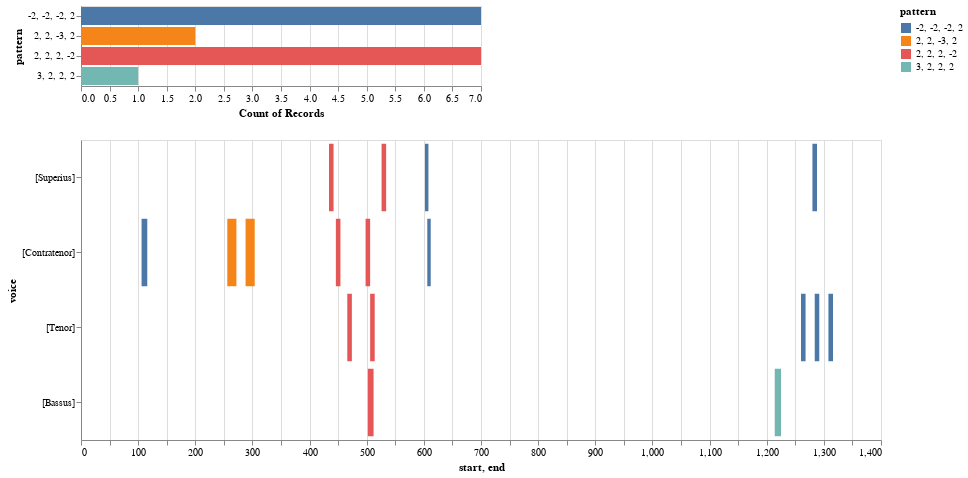

Write notebook code for a chart like this one.
### Markdown cell above
### Model Heatmap

### Code cell
## Use this for the Model Heatmap

nr = model.notes(combineUnisons=True) 
mel = model.melodic(df=nr, kind='d', compound=True, unit=0, end=False)
mel_ngrams = model.ngrams(df=mel, n=4)
entry_ngrams = model.entries(df=mel, n=4)
mel_ngrams_duration = model.durations(df=mel, n=4, mask_df=entry_ngrams)
viz.plot_ngrams_heatmap(entry_ngrams, mel_ngrams_duration, selected_patterns=shared_entries, voices=[])

### Figure 1 — Vega-Lite specification as saved in the notebook (floating-point values rounded to 4 significant figures)
{"config": {"view": {"continuousWidth": 400, "continuousHeight": 300}}, "vconcat": [{"mark": "bar", "encoding": {"color": {"type": "nominal", "field": "pattern"}, "opacity": {"condition": {"value": 1, "selection": "selector001"}, "value": 0.2}, "x": {"type": "nominal", "aggregate": "count", "field": "pattern"}, "y": {"type": "nominal", "field": "pattern"}}, "selection": {"selector001": {"type": "multi", "fields": ["pattern"]}}}, {"mark": "bar", "encoding": {"color": {"type": "nominal", "field": "pattern"}, "opacity": {"condition": {"value": 1, "selection": "selector001"}, "value": 0.2}, "tooltip": [{"type": "quantitative", "field": "start"}, {"type": "quantitative", "field": "end"}, {"type": "nominal", "field": "pattern"}], "x": {"type": "quantitative", "field": "start"}, "x2": {"field": "end"}, "y": {"type": "nominal", "field": "voice", "sort": null}}, "height": 300, "selection": {"selector001": {"type": "multi", "fields": ["pattern"]}}, "width": 800}], "data": {"name": "data-fc1313a31baf7f1c3e2c87b89581f036"}, "$schema": "https://vega.github.io/schema/vega-lite/v4.8.1.json", "datasets": {"data-fc1313a31baf7f1c3e2c87b89581f036": [{"start": 434.0, "voice": "[Superius]", "pattern": "2, 2, 2, -2", "end": 442.0}, {"start": 526.0, "voice": "[Superius]", "pattern": "2, 2, 2, -2", "end": 534.0}, {"start": 602.0, "voice": "[Superius]", "pattern": "-2, -2, -2, 2", "end": 608.0}, {"start": 1280.0, "voice": "[Superius]", "pattern": "-2, -2, -2, 2", "end": 1288.0}, {"start": 106.0, "voice": "[Contratenor]", "pattern": "-2, -2, -2, 2", "end": 116.0}, {"start": 256.0, "voice": "[Contratenor]", "pattern": "2, 2, -3, 2", "end": 272.0}, {"start": 288.0, "voice": "[Contratenor]", "pattern": "2, 2, -3, 2", "end": 304.0}, {"start": 446.0, "voice": "[Contratenor]", "pattern": "2, 2, 2, -2", "end": 454.0}, {"start": 498.0, "voice": "[Contratenor]", "pattern": "2, 2, 2, -2", "end": 506.0}, {"start": 606.0, "voice": "[Contratenor]", "pattern": "-2, -2, -2, 2", "end": 612.0}, {"start": 466.0, "voice": "[Tenor]", "pattern": "2, 2, 2, -2", "end": 474.0}, {"start": 506.0, "voice": "[Tenor]", "pattern": "2, 2, 2, -2", "end": 514.0}, {"start": 1260.0, "voice": "[Tenor]", "pattern": "-2, -2, -2, 2", "end": 1268.0}, {"start": 1284.0, "voice": "[Tenor]", "pattern": "-2, -2, -2, 2", "end": 1292.0}, {"start": 1308.0, "voice": "[Tenor]", "pattern": "-2, -2, -2, 2", "end": 1316.0}, {"start": 502.0, "voice": "[Bassus]", "pattern": "2, 2, 2, -2", "end": 512.0}, {"start": 1214.0, "voice": "[Bassus]", "pattern": "3, 2, 2, 2", "end": 1225.0}]}}
